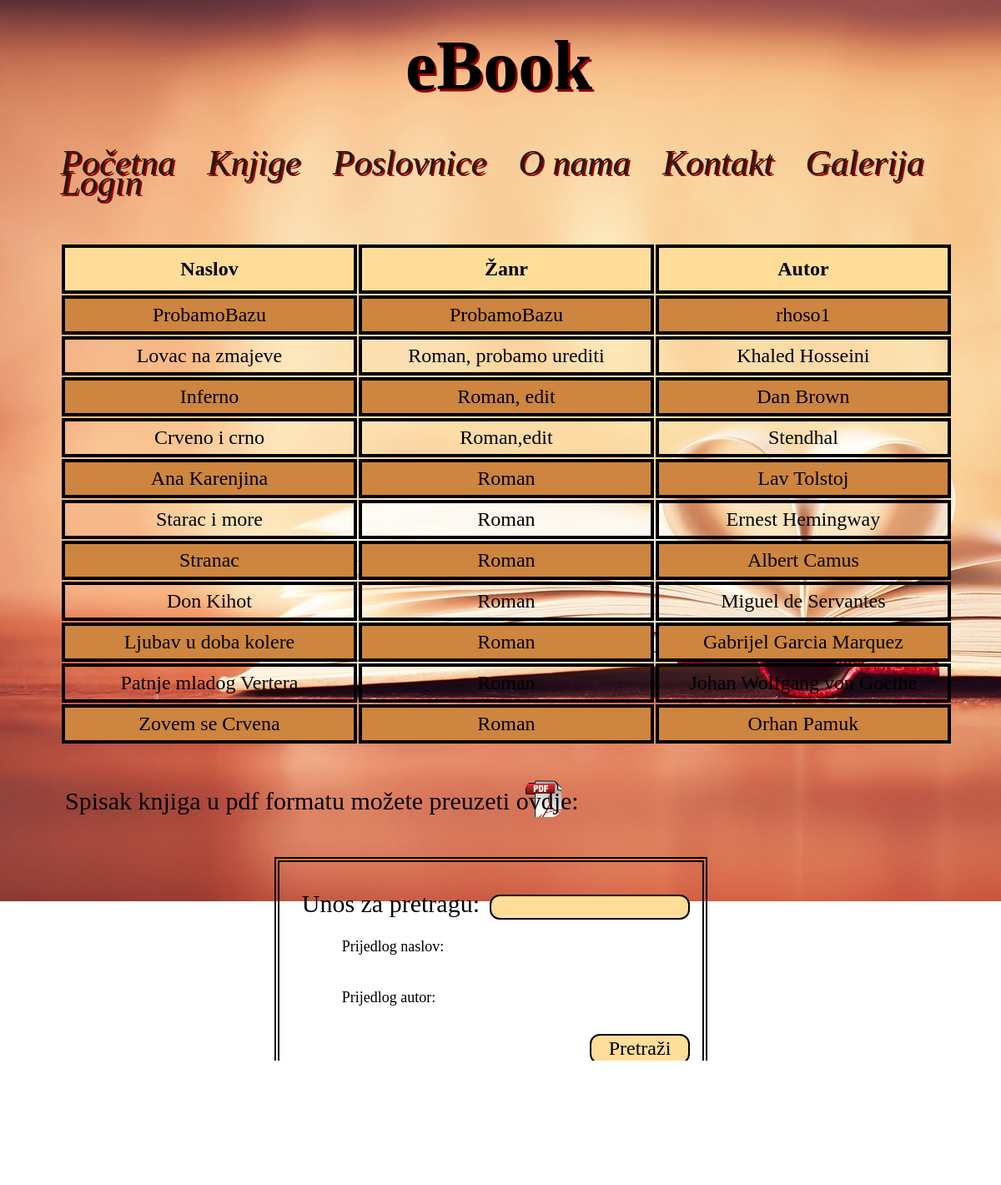
/Knjige.php, run on the app's committed database.
### tables this page shows
CREATE TABLE IF NOT EXISTS `knjige` (
  `id` int(11) NOT NULL AUTO_INCREMENT,
  `poslovnice` int(11) NOT NULL,
  `naslov` varchar(50) NOT NULL,
  `zanr` varchar(50) NOT NULL,
  `autor` varchar(50) NOT NULL,
  PRIMARY KEY (`id`),
  KEY `poslovnice` (`poslovnice`)
);

### Knjige.php (the view, shortened to what this page needs)
<!DOCTYPE HTML>
<HTML>
  <HEAD>
    <link rel="stylesheet" type="text/css" href="stil.css">
   </HEAD>
<BODY>
     <div class="red">
	     <div class="Kolona jedan">
		    <h1 class="Naslov">eBook</h1>
		 </div>
	   </div>
	   <div class="red">
	     <div class="Kolona jedan">
		    <div class="meni">
             <ul>
             <li><a href="Pocetna.php">Početna</a></li>
             <li><a href="Knjige.php">Knjige</a></li>
             <li><a href="Poslovnice.php">Poslovnice</a></li>
             <li><a href="Onama.php">O nama</a></li>
             <li><a href="Kontakt.php">Kontakt</a></li>
			 <li class="DropDownMenu">
                <a href="#" class="DropBtn" onclick="DropDown()">Galerija</a>
                  <div id="DropDownId" class="DropDownItem">
			<li><a href="Login.php">Login</a></li>
                  </div>
               </li>
             </ul>
           </div>
	     </div>
	   </div>
		<div class="red">
		   <div class="Kolona jedan">
		     <table class="Tabela">
			   <tr>
                 <th>Naslov</th>
                 <th>Žanr</th>
                 <th>Autor</th>
             <?php
              $baza = new PDO("mysql:dbname=knjizaraebook;host=localhost;charset=utf8","rhoso1","rhoso1");
              $sql = $baza->prepare("SELECT * FROM knjige");
              $sql->execute();
              while($rezultat = $sql->fetch(PDO::FETCH_ASSOC))
		   {
          ?>
			   <tr>
			   <td><?php echo $rezultat["naslov"]; ?></td>
			   <td><?php echo $rezultat["zanr"]; ?></td>
			   <td><?php echo $rezultat["autor"]; ?></td>
			   </tr>
			   <?php
                      }
	        	?>
              </table>
		  </div>
		</div>
		<div class="red">
			    <div class="Kolona jedan">
				    <p class="pdfParagraf">Spisak knjiga u pdf formatu možete preuzeti ovdje:</p>
					<form class="pdf" action="Knjige.php" method="post">
			          <input type="submit" class="pdfBtn" name="pdfBtn" value="">
			        </form>
				</div>
            </div>
		<div class="red">
		    <div class="Kolona jedan">
			   <form action="Knjige.php" method="post">
			     <table class="Granica">
				   <tr>
				   <td><label class="Naziv">Unos za pretragu:</label><input class="UnesiText" type="text" name="Knjiga" id="InputKnjiga" onkeyup="Pretraga(this.value)" required></td>
				   </tr>
				   <tr>
				   <td><p class="prijedlog">Prijedlog naslov:<span class="span" id="suggLabel"></span></p></td>
				   </tr>
				    <tr>
				   <td><p class="prijedlog">Prijedlog autor:<span id="suggLabel2"></span></p></td>
				   </tr>
				   <tr>
				   <td><input class="btnPotvrdi" type="submit" name="PretraziBtn" value="Pretraži" id="BtnKnjiga" onclick="Pretrazi()"></td>
				   </tr>
				 </table>
               </form>
			</div>
		 </div>
	        <div class="red">
			    <div class="Kolona jedan">
				    <p class="kraj">Posjetite nas u ulici Zmaja od Bosne bb, Sarajevo.</p>
				</div>
            </div>
</BODY>
</HTML>

### stil.css (style rules this page uses)
* { box-sizing:border-box; }
body { background-image:url("Slike/home.jpg"); background-repeat:no-repeat; background-attachment:fixed; overflow-x:hidden; display:block; min-width:20%; min-height:20%; }
h1.Naslov { font-size:7vw; font-family:monotype corsiva; float:left; margin-left:39vw; margin-top:1vw; text-shadow:2.5px 2.5px #990000; }
.meni { padding-bottom:0.3vw; margin-top:-4vw; float:left; padding-top:4vw; }
.meni ul li { display:inline; text-align:left; font-size:3.5vw; font-style:oblique; font-family:monotype corsiva; margin:2vw; margin-left:1.2vw; margin-top:-4vw; float:left; text-shadow:2px 2px #990000; }
.meni ul a { text-decoration:none; color:#27190c; }
.red { padding: 10px; width:100%; float:left; min-height: 1px; background-color:transparent; }
.Kolona { background: red; margin-left: 1%; margin-right: 1%; display: inline-block; float: left; min-height: 20px; background-color:transparent; }
.jedan { width:98%; }
.Kolona:first-child { margin-left: 0px; }
.Kolona:last-child { margin-right: 0px; }
.Granica { margin:auto; border: 0.5vw double black; padding:1vw; background-image:transparent; }
input.UnesiText { font-family:monotype corsiva; font-size:2vw; width:20vw; height:2.5vw; background-color:#ffdd99; margin-top:2vw; float:right; }
input.btnPotvrdi { font-family:monotype corsiva; font-size:2vw; height:3vw; width:10vw; background-color:#ffdd99; float:right; }
.Tabela { font-family:monotype corsiva; width:98%; border-radius:5vw; float:left; padding-left:2vw; padding-right:2vw; margin-left:2.5vw; }
.Tabela td,th { border:0.4vw solid black; text-align:center; padding:0.5vw; font-size:2vw; }
.Tabela tr:nth-child(even) { background-color:#cd853f; }
.Tabela th { padding-top:1vw; padding-bottom:1vw; background-color:#ffdd99; font-size:2vw; width:20vw; }
p.kraj { text-align:center; font-family:monotype corsiva; font-size:3vw; }
label { text-align: left; font-family:monotype corsiva; font-size: 2.5vw; margin-left:1vw; float:left; margin-top:1.5vw; }
input { width: 22vw; height:2.9vw; margin-top:0.9vw; margin-left:1vw; background-color:#ffdd99; border:0.2vw solid black; border-radius:1vw; float:left; }
.DropBtn { display: inline-block; text-align: center; text-decoration: none; }
li.DropDownMenu { display: inline-block; }
.DropDownItem { display: none; position: absolute; background-color:#ffb366; width:18vw; padding:2vw; }
input.pdfBtn { background-image:url("Slike/pdf.png"); background-color:transparent; width:3.6vw; height:3.7vw; border:0.1 vw black solid; margin-top:-6vw; margin-left:51vw; border:0vw solid black; }
p.pdfParagraf { font-family:monotype corsiva; font-size:2.5vw; margin-left:5vw; }
p.prijedlog { font-family:monotype corsiva; font-size:1.5vw; margin-left:5vw; }

### data on the page
knjige: naslov "ProbamoBazu", zanr "ProbamoBazu", autor "rhoso1"
knjige: naslov "Lovac na zmajeve", zanr "Roman, probamo urediti", autor "Khaled Hosseini"
knjige: naslov "Inferno", zanr "Roman, edit", autor "Dan Brown"
knjige: naslov "Crveno i crno", zanr "Roman,edit", autor "Stendhal"
knjige: naslov "Ana Karenjina", zanr "Roman", autor "Lav Tolstoj"
knjige: naslov "Starac i more", zanr "Roman", autor "Ernest Hemingway"
knjige: naslov "Stranac", zanr "Roman", autor "Albert Camus"
knjige: naslov "Don Kihot", zanr "Roman", autor "Miguel de Servantes"
knjige: naslov "Ljubav u doba kolere", zanr "Roman", autor "Gabrijel Garcia Marquez"
knjige: naslov "Patnje mladog Vertera", zanr "Roman", autor "Johan Wolfgang von Goethe"
knjige: naslov "Zovem se Crvena", zanr "Roman", autor "Orhan Pamuk"
